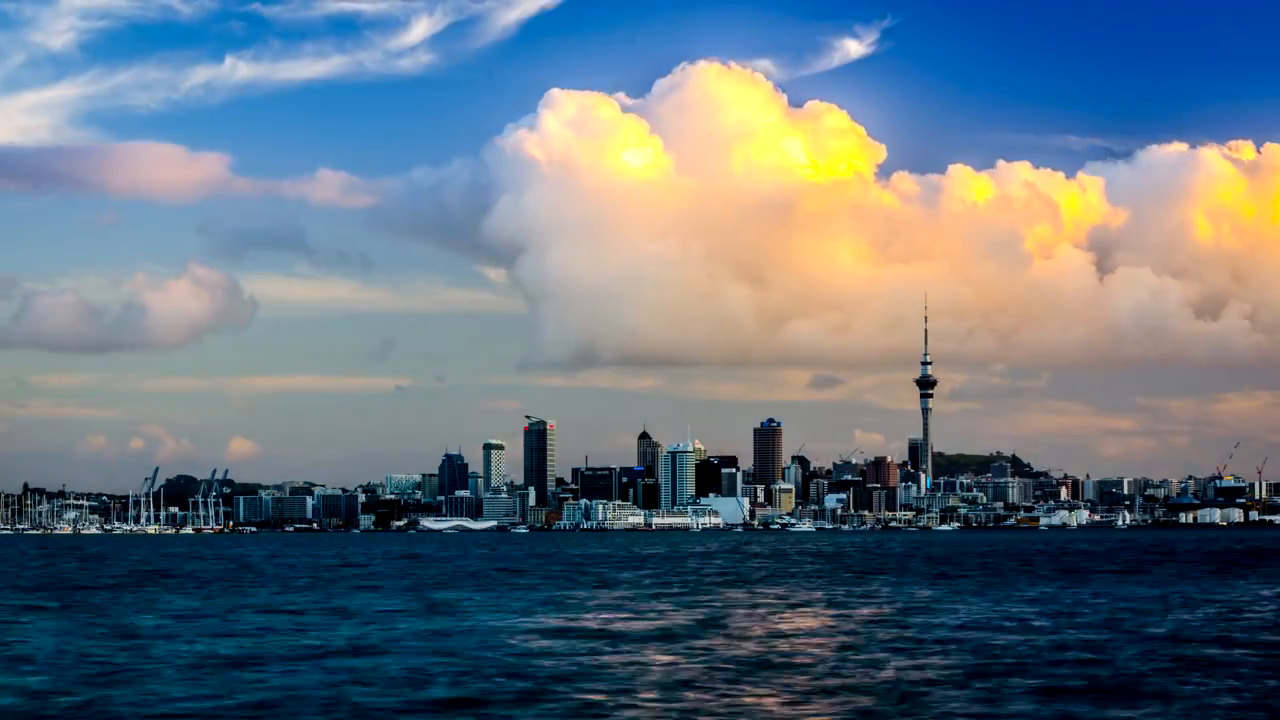
#> input picture frame 24 of opencv/resources/myvideo.mp4, 1280 x 720 px
$ python 07-Chapter_7.py
#> lines starting #> are read from the running program, lines starting #| are printed output that depends on the picture
#converting video to gray or black and white

## reading a video
import cv2 as cv
cap=cv.VideoCapture("resources/myvideo.mp4")

while(True):
    ret, frame = cap.read()
#> frame is the input picture: shape (720, 1280, 3); mean B, G, R 126.9, 113.8, 97.5
    grayframe = cv.cvtColor(frame,cv.COLOR_BGR2GRAY)
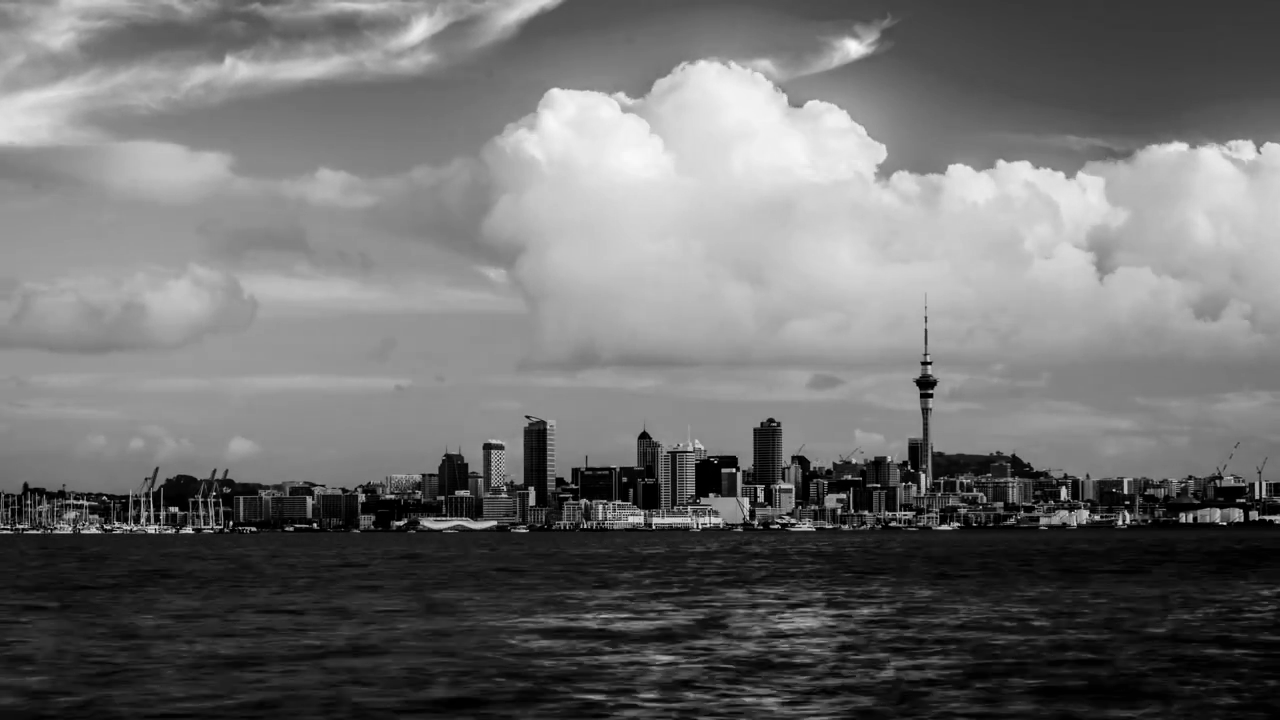
#> grayframe: shape (720, 1280); min 0, max 251, mean 110.4
    #(thresh, binary) = cv.threshold(grayframe, 127,255,cv.THRESH_BINARY) # black and white display
      # to show in player
    if ret ==True:
        cv.imshow("video",grayframe)
       #cv.imshow("black and white",binary) #for black and white display
        # to quit with q key
        if cv.waitKey(1) & 0xFF==ord('q'):
#> (key q is pressed here)
            break
    else:
        break


cap.release()
cv.destroyAllWindows()

$ run again, starting later in the video
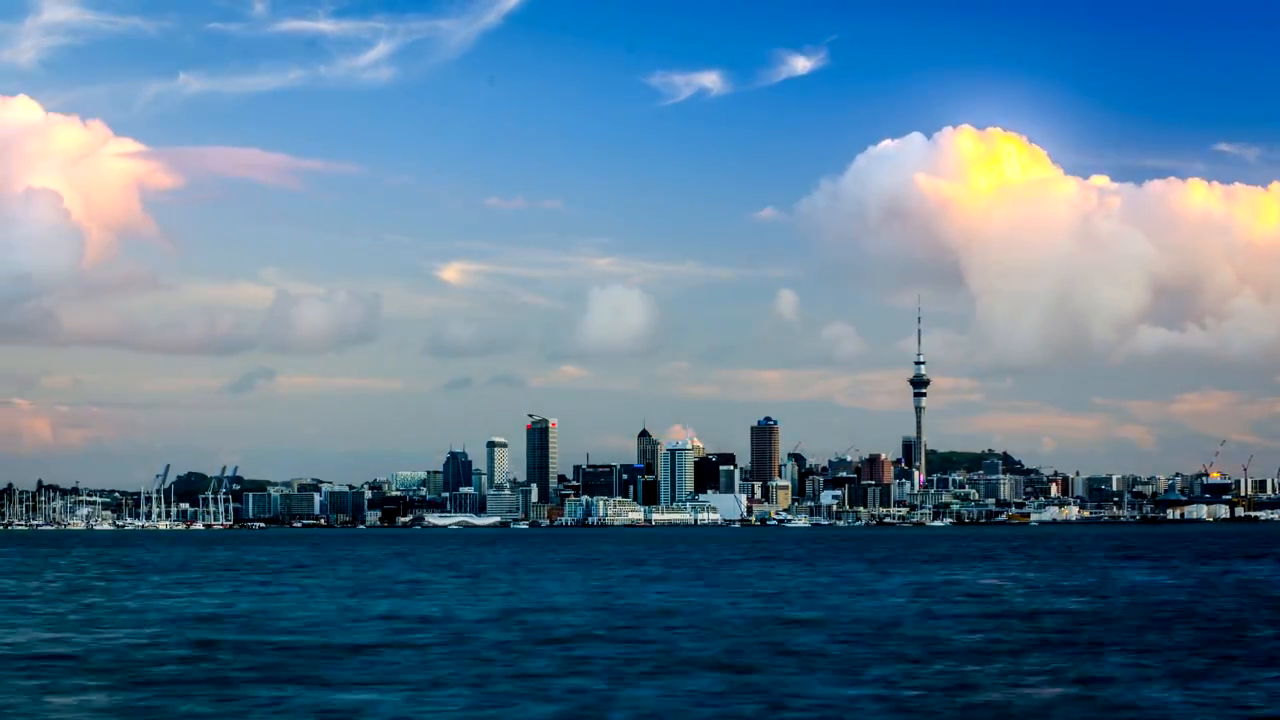
#> input picture frame 112 of opencv/resources/myvideo.mp4, 1280 x 720 px
#> frame is the input picture: shape (720, 1280, 3); mean B, G, R 146.2, 120, 86.2
#> `grayframe = cv.cvtColor(frame,cv.COLOR_BGR2GRAY)`:
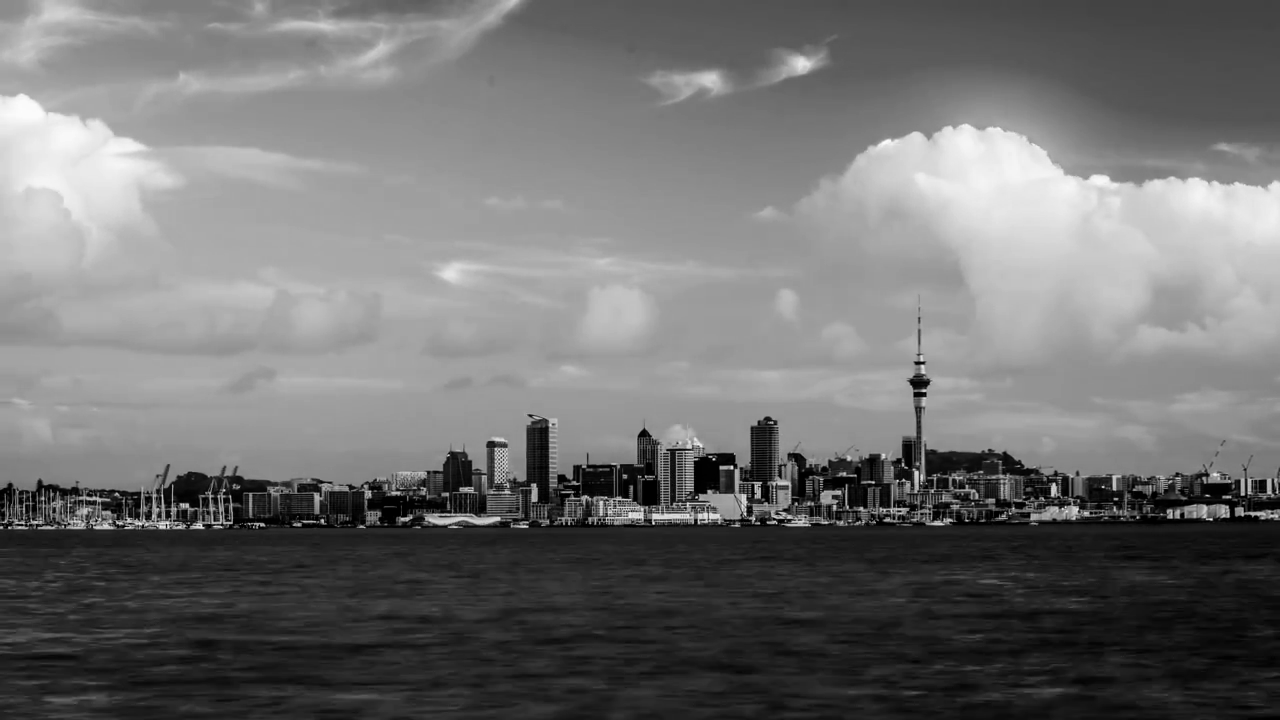
#> grayframe: shape (720, 1280); min 0, max 253, mean 112.9

$ run again, starting later in the video
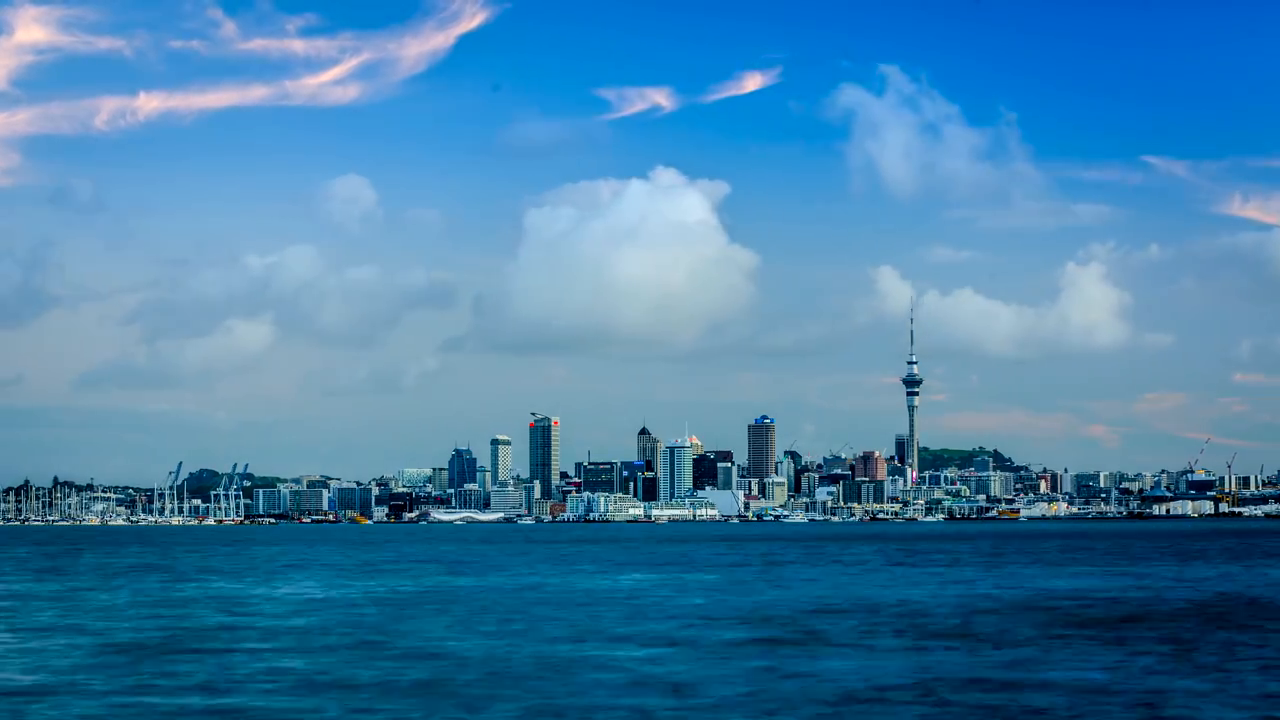
#> input picture frame 199 of opencv/resources/myvideo.mp4, 1280 x 720 px
#> frame is the input picture: shape (720, 1280, 3); mean B, G, R 168.2, 126, 64.4
#> `grayframe = cv.cvtColor(frame,cv.COLOR_BGR2GRAY)`:
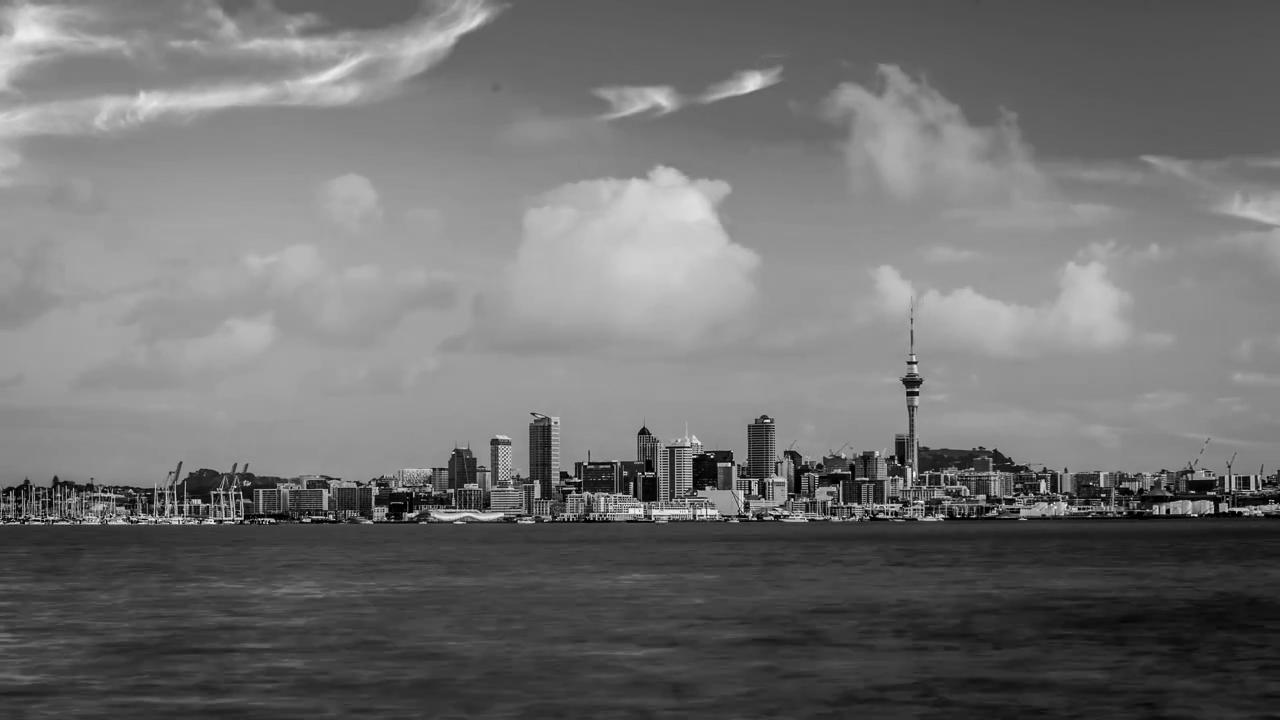
#> grayframe: shape (720, 1280); min 0, max 255, mean 112.4
